Frame 1 (no input): blank canvas, image omitted
Frame 60 (the mouse pressed at the canvas centre just before this capture): blank canvas, image omitted
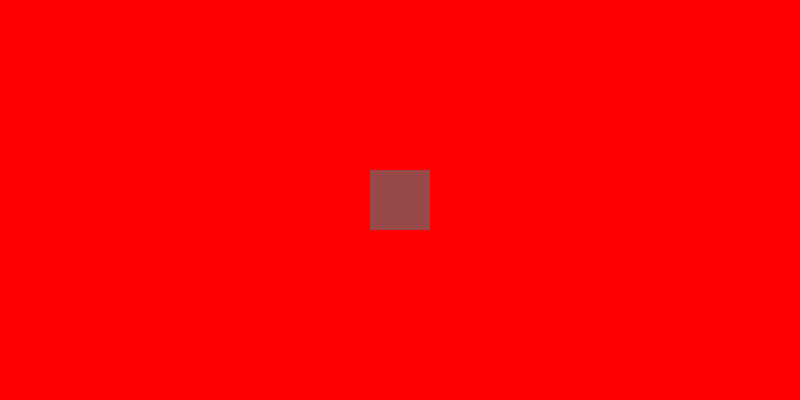
Frame 120 (the mouse held since frame 60 and released just before this capture)

The Processing sketch whose frames 1 and 60 were blank and that drew this single picture after the mouse press (run headless with seeded random() and noise(); from frame 60 on, the mouse is pressed at the canvas centre):

// Processing sketch: day_01_inputEvents
// ── day_01_inputEvents.pde
int posX = 0;
int posY = 0;

int rectSize = 50;

int grayTone = 255;

boolean isStarted = false;

void setup(){
  size(800,400);
  rectMode(CENTER);
  background(255,0,0);
  
  noStroke();
}

void draw(){
  println(rectSize);
  if (isStarted == true){ //if this statement is true
    //do something
    fill(grayTone,5); // fill(255,255,255);
    rect(posX, posY, rectSize,rectSize);
  }
  
  
}

void mousePressed(){
  isStarted = true;
  
  rectSize = rectSize + 10;
  
  posX = mouseX;
  posY = mouseY;
  
  grayTone = int(map(mouseX, 0, width, 0, 255)); //map(value, minInput, maxInput, minOutput, maxOutput)
  
  print("x:");
  print(posX);
  print(" / y:");
  println(posY);
  
}

void keyPressed(){
  background(255,0,0);
  isStarted = false;
}
